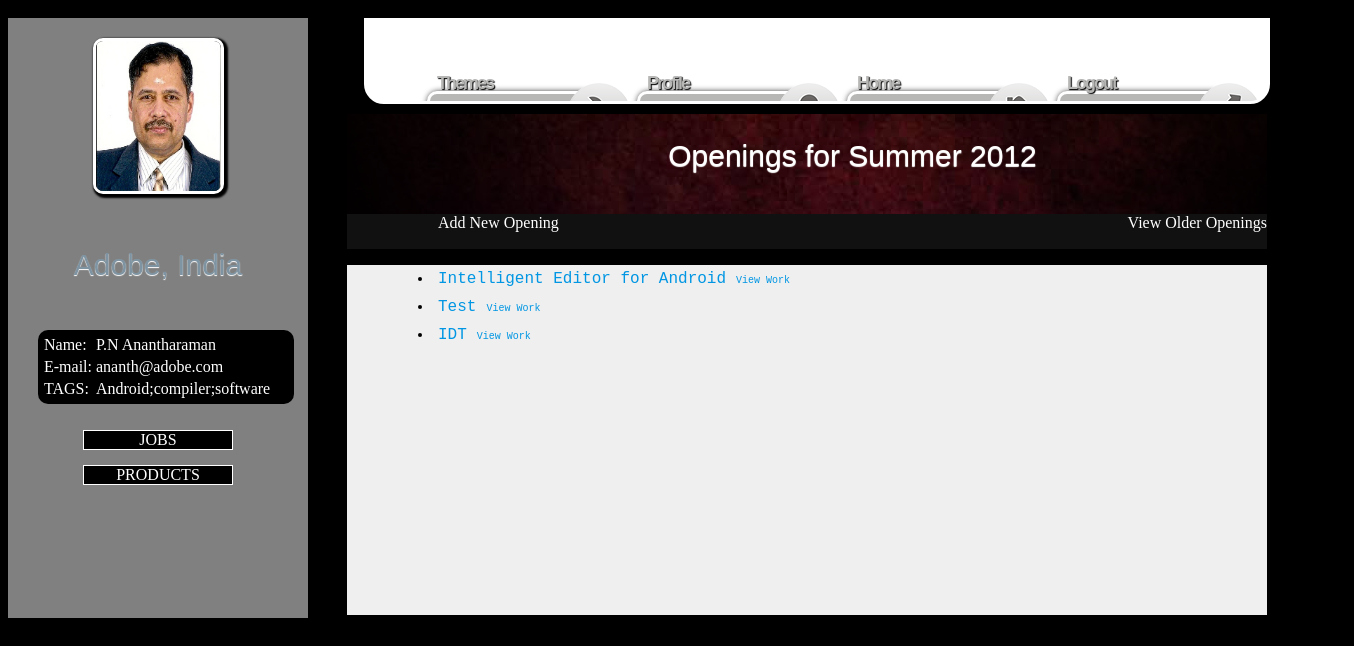
Screenshot of /corp/jobs/Alljobs.php?cid=5 with the database file from the repository.
### tables this page shows
CREATE TABLE IF NOT EXISTS `users` (
  `uid` int(10) unsigned NOT NULL AUTO_INCREMENT,
  `email` varchar(500) NOT NULL,
  `uname` varchar(100) NOT NULL,
  `fname` varchar(500) NOT NULL,
  `password` varchar(1000) NOT NULL,
  `utype` varchar(1) NOT NULL,
  `dob` date NOT NULL,
  `status` varchar(1) NOT NULL DEFAULT 'w',
  `photo` varchar(100) NOT NULL DEFAULT 'default.gif',
  `about` varchar(40000) NOT NULL DEFAULT 'Please write a brief about yourself here ',
  `institution` varchar(300) NOT NULL DEFAULT 'Unknown Institution',
  PRIMARY KEY (`uid`)
);

CREATE TABLE IF NOT EXISTS `corp` (
  `cid` int(11) NOT NULL AUTO_INCREMENT,
  `name` varchar(200) NOT NULL,
  `address` varchar(200) NOT NULL,
  `email` varchar(100) NOT NULL,
  `phone` varchar(15) NOT NULL,
  `tags` varchar(500) NOT NULL,
  PRIMARY KEY (`cid`)
);

CREATE TABLE IF NOT EXISTS `job` (
  `jid` int(11) NOT NULL AUTO_INCREMENT,
  `title` varchar(100) NOT NULL,
  `abstract` text NOT NULL,
  `deadline` datetime NOT NULL,
  `tags` varchar(200) NOT NULL,
  `prerequisite` varchar(200) NOT NULL,
  `docs` text NOT NULL,
  `created_on` timestamp NOT NULL DEFAULT CURRENT_TIMESTAMP ON UPDATE CURRENT_TIMESTAMP,
  `cid` int(11) NOT NULL,
  PRIMARY KEY (`jid`)
);

### corp/jobs/Alljobs.php (the view, shortened to what this page needs)
<?php
	$cid = -1;
	$external = false;
	if(isset($_GET['cid']))
	{
		$cid = $_GET['cid'];
	}
	else {
		if(isset($_SESSION['cid']))
		{
			$cid = $_SESSION['cid'];
		}
	}
	$result = mysql_query("SELECT * FROM users WHERE uid=".$cid);
	while($row = mysql_fetch_array($result))
	  {
	  	$uemail = $row['email'];
	  	$ufname = $row['fname'];
	  	$uphoto = $row['photo'];
	  }
					$query = "Select * From corp Where cid=".$cid;
					$result = mysql_query($query);
					if(!$result)
					{
					}
					else {
						while($row = mysql_fetch_array($result))
						{
							$tags = $row['tags'];
						}
					}
?>
<!DOCTYPE html>
<html class="no-js" lang="en">
	<head>
		<link rel="stylesheet" href="css/jobsstyle.css" />
		<link rel="stylesheet" type="text/css" href="css/style6.css" />
		<link rel="stylesheet" type="text/css" href="css/form.css" />
		<link rel="stylesheet" type="text/css" href="css/doc.css" />
		<link rel="stylesheet" type="text/css" href="comments.css" />
		<link rel="stylesheet" type="text/css" href="css/ajobs.css" />
		<link rel="stylesheet" href="css/menustyle2.css" type="text/css" media="screen"/>
	</head>
	<body>
		<div id="sidebar">
					<div id="person">
						<div id="photoFrame">
							<img src="./photos/<?php echo $uphoto; ?>" id="photo" />
							<?php
								$query = "Select * From corp Where cid=".$cid;
								$result = mysql_query($query);
								if(!$result)
								{
									echo "";
								}
								else {
									while($row = mysql_fetch_array($result))
									{
										echo '<h1>' . $row['name'] . '</h1>';
									}
								}
							?>
						</div>
						<br/><div id="roundedbox"><table id="details"><tr><td>Name:</td><td><?php echo $ufname; ?></td></tr><tr><td>E-mail:</td><td><?php echo $uemail; ?></td></tr><tr><td>TAGS: </td></td><td><?php echo $tags; ?></td></tr></table></div>
					<br/><br/></div>
					<div id="buttons">
						<div id="button"><a class="linkbtn" href="#" onclick="showJobs()">JOBS</a></div>
						<div id="button"><a class="linkbtn" href="#">PRODUCTS</a></div>
					</div>
		</div>
		<div class="container">
            <ul id="menu">
                <li>
                    <a href="#">
                        <i class="icon_about"></i>
                        <span class="title">Themes</span>
                        <span class="description">Customize the look and feel</span>
                    </a>
                </li>
                <li>
                    <a href="#">
                        <i class="icon_work"></i>
                        <span class="title">Profile</span>
                        <span class="description">See your profile and portfolio</span>
                    </a>
                </li>
                <li>
                    <a href="http://localhost/corp/jobs/index.php">
                        <i class="icon_help"></i>
                        <span class="title">Home</span>
                        <span class="description">Go to your wall</span>
                    </a>
                </li>
                <li>
                    <a href="http://localhost/student/logout.php">
                        <i class="icon_search"></i>
                        <span class="title">Logout</span>
                        <span class="description">Logout of educorp</span>
                    </a>
                </li>
            </ul>
        </div>
		<div id="wrapper">
			<div id="header">
				<div>
					<h1>Openings for Summer 2012</h1>
				</div>
			</div>
			<div id="nav">
				<?php
					if (!$external) {
				?>
				<a href="#application" style="float: left;">Add New Opening</a>
				<a href="#edit" onclick="viewOld()" style="float: right;">View Older Openings</a>
				<?php
					}
				?>
			</div>
			<div id="body">
				<div id="home" class="content">
					<ul id="listJob">
						<?php
							$result = mysql_query("SELECT * FROM job WHERE cid=".$cid);
							while($row = mysql_fetch_array($result))
							{
								if ($external) {
									echo '<li><a href="http://localhost/corp/jobs/Specificjob.php?jid='.$row['jid'].'&see=external">'.$row['title'].'</a><a href="#interns" style="position:relative;left:10px;font-size:10px;" onclick="fillWork(' . $row['jid']  . ')">View Work</a></li>';
								}
								else {
									echo '<li><a href="http://localhost/corp/jobs/Specificjob.php?jid='.$row['jid'].'">'.$row['title'].'</a><a href="#interns" style="position:relative;left:10px;font-size:10px;" onclick="fillWork(' . $row['jid']  . ')">View Work</a><a onclick="deleteJob(event,'.$row['jid'].')" class="del" style="position:absolute;left:1020px;cursor:pointer;">delete</a></li>';
								}
							}
						?>
					</ul>
				</div>
			</div>
		</div>
	</body>
</html>

### corp/jobs/css/jobsstyle.css (style rules this page uses)
#body ul { font-family:"Courier New"; }
#body ul li { padding:5px; }
a { text-decoration:none; }

### corp/jobs/css/style6.css (style rules this page uses)
.content { color: black; }
#wrapper { position: relative; left:20px; }

### corp/jobs/css/form.css (style rules this page uses)
a { outline:none; }

### corp/jobs/comments.css (style rules this page uses)
h1 { color:#7E94A2; font-size:30px; margin:50px 0 20px; }
h1,h2 { font-family:"Myriad Pro",Arial,Helvetica,sans-serif; text-align:center; font-weight:normal; text-shadow:0 1px 1px #FFFFFF; }
a, a:visited { color:#0196e3; text-decoration:none; outline:none; }

### corp/jobs/css/ajobs.css (style rules this page uses)
#sidebar { float:left; width:300px; height:600px; background-color:#808080; position:relative; top:40px; left: -110px; }
#photoFrame { text-align:center; position: relative; top: 20px; }
#photo { -webkit-border-radius:10px; -webkit-box-shadow: black 2px 2px 2px 2px;; border-style:solid; border-width:3px; border-color:white; background-color:black; color:blue; width:125px; height:150px; }
#roundedbox { -webkit-border-radius:10px; -webkit-box-shadow: Grey 2px 2px 2px; padding:3px; background-color:black; color:white; width:250px; position:relative; left: 30px; top: 30px; }
#buttons { position:relative; left: 75px; top: 20px; }
#button { width: 50%; height:35px; }
.linkbtn { font-size:16px; border-style:solid; border-width:thin; border-color:white; display:block; text-align:center; color:white; background-color:black; text-decoration:none; }

### corp/jobs/css/menustyle2.css (style rules this page uses)
.container { width:900px; height:80px; margin:0 auto; position:relative; left: -120px; top:40px; overflow:hidden; border:3px solid #fff; background-color:#fff; -moz-box-shadow:1px 1px 6px #000; -webkit-box-shadow:1px 1px 6px #000; -moz-border-radius:0px 0px 20px 20px; -webkit-border-bottom-left-radius:20px; -webkit-border-bottom-right-radius:20px; border-radius:0px 0px 20px 20px; }
ul#menu { list-style:none; position:absolute; bottom:0px; left:20px; font-size:18px; font-family: Helvetica, Arial, sans-serif; font-weight: bold; color:#999; letter-spacing:-2px; }
ul#menu li { float:left; margin:0px 0px 0px 0px; }
ul#menu a { cursor:pointer; position:relative; float:left; bottom:-95px; line-height:20px; width:210px; height: 50px; top:40px; text-decoration: none; }
.icon_about, .icon_work, .icon_help, .icon_search { width:64px; height:64px; display:block; left:140px; top:10px; position:absolute; }
.icon_about { background:transparent url(./img/tools.png) no-repeat top left; }
.icon_work { background:transparent url(./img/user.png) no-repeat top left; }
.icon_help { background:transparent url(./img/home.png) no-repeat top left; }
.icon_search { background:transparent url(./img/send_mail.png) no-repeat top left; }
ul#menu span.title { display:block; height:18px; text-shadow:1px 1px 1px #000; color:#B7B7B6; text-indent:10px; }
ul#menu span.description { width:140px; height:80px; background-color:#B7B7B6; border:3px solid #fff; color:#fff; display:block; font-family:"Comic Sans MS"; font-size:15px; padding:10px; -moz-box-shadow:1px 1px 6px #000; -webkit-box-shadow:1px 1px 6px #000; box-shadow:1px 1px 6px #000; -moz-border-radius:10px; -webkit-border-radius:10px; border-radius:10px; }

### corp/jobs/Alljobs.php (style rules this page uses)
body { background-color: #000; position:relative; left:110px; top:-30px; }
#wrapper { width:920px; margin:0 auto; }
#header { height:100px; background: #000 url(background.jpg) repeat-y scroll left top; text-align:center; }
#header div { width:920px; height:100px; background: transparent url(overlay.png) no-repeat scroll left top; }
#header h1 { padding-top:25px; font-family: Arial, "MS Trebuchet", sans-serif; color:white; }
#body { background-color:#efefef; height:350px; }
#nav { height:35px; background-color: #111; color:white; }
#nav a { vertical-align:middle; font-family:"Comic Sans MS"; text-decoration:none; color:white; }

### rows the page displays
users: photo (picture), fname "P.N Anantharaman", email "ananth@adobe.com"
corp: name "Adobe, India", tags "Android;compiler;software"
job: title "Intelligent Editor for Android"
job: title "Test"
job: title "IDT"
